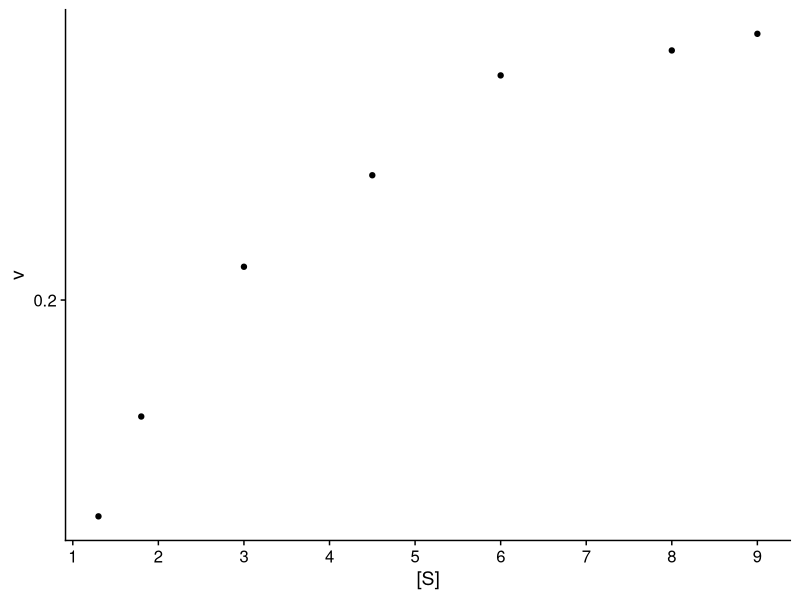
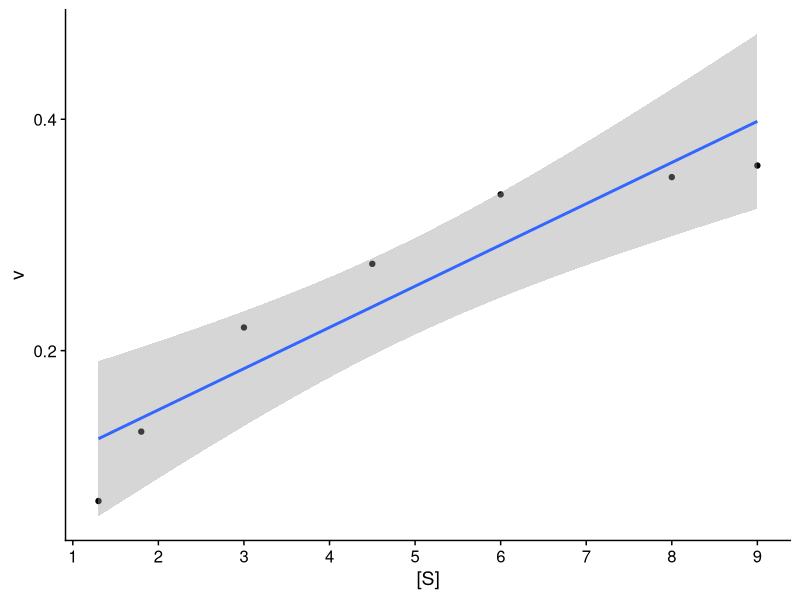
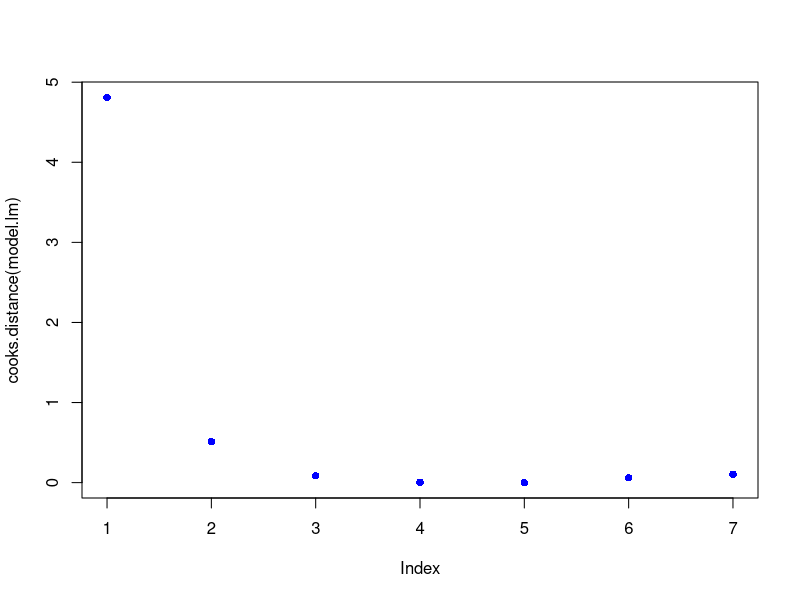
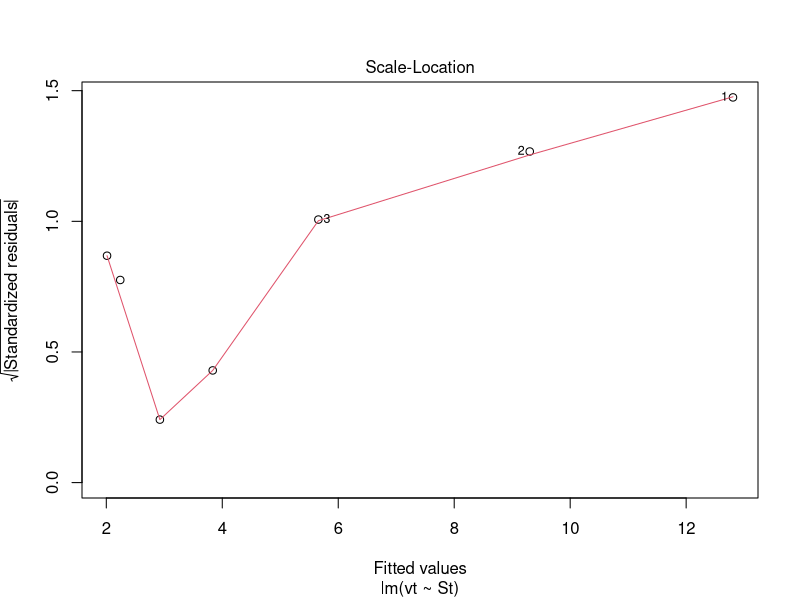
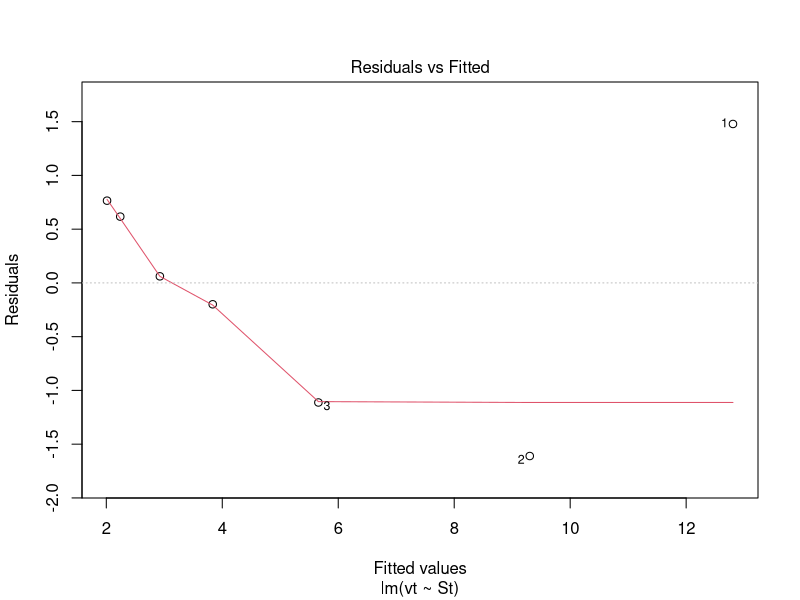
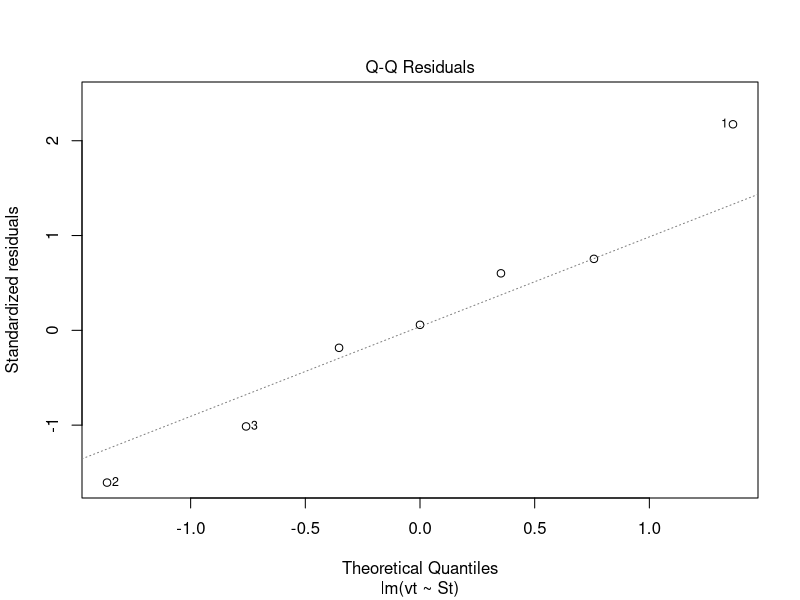
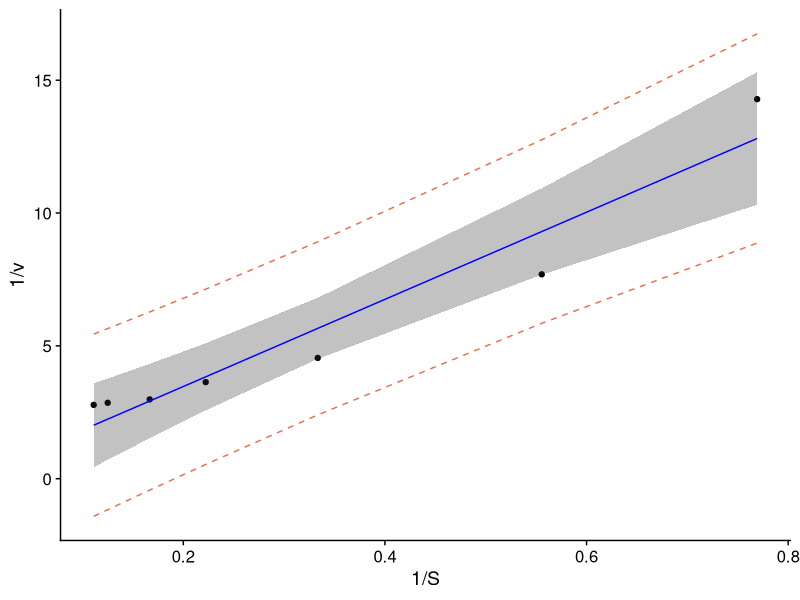
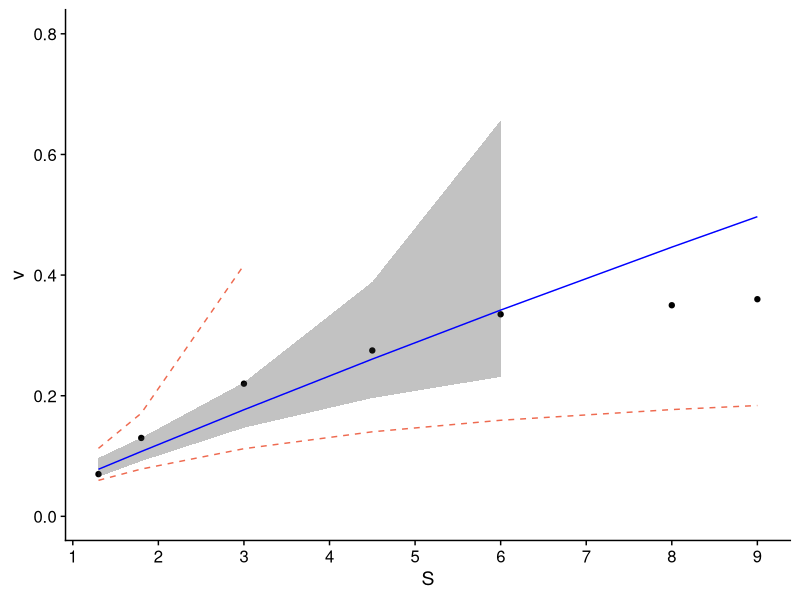

These charts were generated, in order, by the following R code:
## ---- chunk 1
library(ggplot2)
library(cowplot)
library(readxl)
## ---- chunk 2
S <- c(1.3, 1.8, 3, 4.5, 6, 8, 9)
v <- c(.07, .13, .22, .275, .335, .35, .36)
data.ex <- data.frame(S,v)
## ---- chunk 3
## here you can either start a ggplot or just use the simple plot command. Since we're practicing ggplot, let's stick with this.
p <- ggplot(data.ex, aes(S,v)) + geom_point() + 
  cowplot::theme_cowplot() + # adds theme
  scale_y_continuous(breaks=seq(0,0.8,.2)) + # changes scale to min and max with prescribed spacing
  scale_x_continuous(breaks=seq(0,9,1)) + 
  ylab("v") + # adds y-label with units
  xlab("[S]")
p
## ---- chunk 4
p + geom_smooth(method = "lm")
## ---- chunk 5
data.ex$vt <- 1/data.ex$v
data.ex$St <- 1/data.ex$S
# TODO remove 2nd order here and add actual Michaelis-menten equation and actual linearization examples
data.ex$S2t <- 1/data.ex$S^2
## ---- chunk 6
# Create linear model, 1st order Michaelis Menton
model.lm <- lm(formula = vt ~ St, data = data.ex)
summary(model.lm)
vm <- 1/model.lm$coefficients[1]
ks <- vm*model.lm$coefficients[2]
vm
ks
## ---- chunk 7
# review leverage/influence of data points on regression. Use plot of Cook's D, evaluate subset of CooksD above threshold, and evaluate DFFITS (another influence diagnostic)

plot(cooks.distance(model.lm), pch = 16, col = "blue") #Plot the Cooks Distances.

n <- length(model.lm$residuals)
p <- length(model.lm$coefficients)
subset(cooks.distance(model.lm), cooks.distance(model.lm) > qf(0.1, p, n - p, lower.tail = FALSE)) # determines if there are any flagged observations from CooksD
subset(dffits(model.lm), dffits(model.lm) > 2 * sqrt(p / n)) # determines if there are any flagged observations from DFFITS
## ---- chunk 8
qf(0.1, 2, 30 - 2, lower.tail = FALSE)
## ---- chunk 9
# Here, the which variable provides the ability to create 4 plots of interest: "Residuals vs Fitted", "Normal Q-Q", "Scale-Location", "Cook's distance", "Residuals vs Leverage"

# To test for homoscedasaticity, review plot of standardized residuals
plot(model.lm,  which = 3, ask = FALSE)

## ---- chunk 10
# To test for bias, review plot of  residuals
plot(model.lm,  which = 1, ask = FALSE)
## ---- chunk 11
# To test for normality, review plot
plot(model.lm,  which = 2, ask = FALSE)
## ---- chunk 12

# Use model to create prediction intervals

model.predict <- predict(model.lm, interval = "predict")

# Use model to create confidence intervals

model.confidence <- predict(model.lm, interval = "confidence")
colnames(model.confidence) <- c("cfit", "clwr", "cupr") #rename columns


# Create dataset that merges dataset

data.all <- cbind(data.ex,model.predict, model.confidence)

# Create ggplot

p1 <- ggplot(data.all, aes(x = St, y = vt)) +
  geom_point() + # adds points
  geom_line(aes(y=lwr), col = "coral2", linetype = "dashed") + #lower prediction interval
  geom_line(aes(y=upr), col = "coral2", linetype = "dashed") + 
  geom_ribbon(aes(ymin=clwr,ymax=cupr),alpha=0.3) +  # confidence band
  geom_line(aes(y=fit), col = "blue") +  # confidence band
  theme_cowplot() +
  ylab("1/v") +
  xlab("1/S")

p1


data.all$fit <- 1/data.all$fit
data.all$lwr <- 1/data.all$lwr
data.all$upr <- 1/data.all$upr
data.all$clwr <- 1/data.all$clwr
data.all$cupr <- 1/data.all$cupr

p <- ggplot(data.all, aes(x = S, y = v)) +
  geom_point() + # adds points
  geom_line(aes(y=lwr), col = "coral2", linetype = "dashed") + #lower prediction interval
  geom_line(aes(y=upr), col = "coral2", linetype = "dashed") + 
  geom_ribbon(aes(ymin=clwr,ymax=cupr),alpha=0.3) +  # confidence band
  geom_line(aes(y=fit), col = "blue") +  # confidence band
  theme_cowplot() +
  ylab("v") +
  xlab("S") +
  scale_y_continuous(breaks=seq(0,0.8,.2)) + # changes scale to min and max with prescribed spacing
  scale_x_continuous(breaks=seq(0,9,1)) + 
  ylim(0,0.8)

p

## ---- chunk 13
# Create linear model, 1st order Michaelis Menton
plot(data.ex$S2t,data.ex$vt)
model.lm <- lm(vt~S2t, data=data.ex)
summary(model.lm)
vm <- 1/model.lm$coefficients[1]
ks <- sqrt(vm*model.lm$coefficients[2])
vm
ks
## ---- chunk 14
# review leverage/influence of data points on regression. Use plot of Cook's D, evaluate subset of CooksD above threshold, and evaluate DFFITS (another influence diagnostic)

plot(cooks.distance(model.lm), pch = 16, col = "blue") #Plot the Cooks Distances.

n <- length(model.lm$residuals)
p <- length(model.lm$coefficients)
subset(cooks.distance(model.lm), cooks.distance(model.lm) > qf(0.1, p, n - p, lower.tail = FALSE)) # determines if there are any flagged observations from CooksD
subset(dffits(model.lm), dffits(model.lm) > 2 * sqrt(p / n)) # determines if there are any flagged observations from DFFITS
## ---- chunk 15
# Here, the which variable provides the ability to create 4 plots of interest: "Residuals vs Fitted", "Normal Q-Q", "Scale-Location", "Cook's distance", "Residuals vs Leverage"

# To test for homoscedasaticity, review plot of standardized residuals
plot(model.lm,  which = 3, ask = FALSE)

## ---- chunk 16
# To test for bias, review plot of  residuals
plot(model.lm,  which = 1, ask = FALSE)
## ---- chunk 17
# To test for normality, review plot
plot(model.lm,  which = 2, ask = FALSE)
## ---- chunk 18

# Use model to create prediction intervals

model.predict <- predict(model.lm, interval = "predict")

# Use model to create confidence intervals

model.confidence <- predict(model.lm, interval = "confidence")
colnames(model.confidence) <- c("cfit", "clwr", "cupr") #rename columns


# Create dataset that merges dataset

data.all <- cbind(data.ex,model.predict, model.confidence)

# Create ggplot

p1 <- ggplot(data.all, aes(x = S2t, y = vt)) +
  geom_point() + # adds points
  geom_line(aes(y=lwr), col = "coral2", linetype = "dashed") + #lower prediction interval
  geom_line(aes(y=upr), col = "coral2", linetype = "dashed") + 
  geom_ribbon(aes(ymin=clwr,ymax=cupr),alpha=0.3) +  # confidence band
  geom_line(aes(y=fit), col = "blue") +  # confidence band
  theme_cowplot() +
  ylab("1/v") +
  xlab("1/S^2")

p1


data.all$fit <- (1/(data.all$fit))
data.all$lwr <- (1/(data.all$lwr))
data.all$upr <- (1/(data.all$upr))
data.all$clwr <- (1/(data.all$clwr))
data.all$cupr <- (1/(data.all$cupr))

p <- ggplot(data.all, aes(x = S, y = v)) +
  geom_point() + # adds points
  geom_line(aes(y=lwr), col = "coral2", linetype = "dashed") + #lower prediction interval
  geom_line(aes(y=upr), col = "coral2", linetype = "dashed") + 
  geom_ribbon(aes(ymin=clwr,ymax=cupr),alpha=0.3) +  # confidence band
  geom_line(aes(y=fit), col = "blue") +  # confidence band
  theme_cowplot() +
  ylab("v") +
  xlab("S") +
  scale_y_continuous(breaks=seq(0,0.4,.1)) + # changes scale to min and max with prescribed spacing
  scale_x_continuous(breaks=seq(0,9,1)) + 
  ylim(0,0.8)

p

